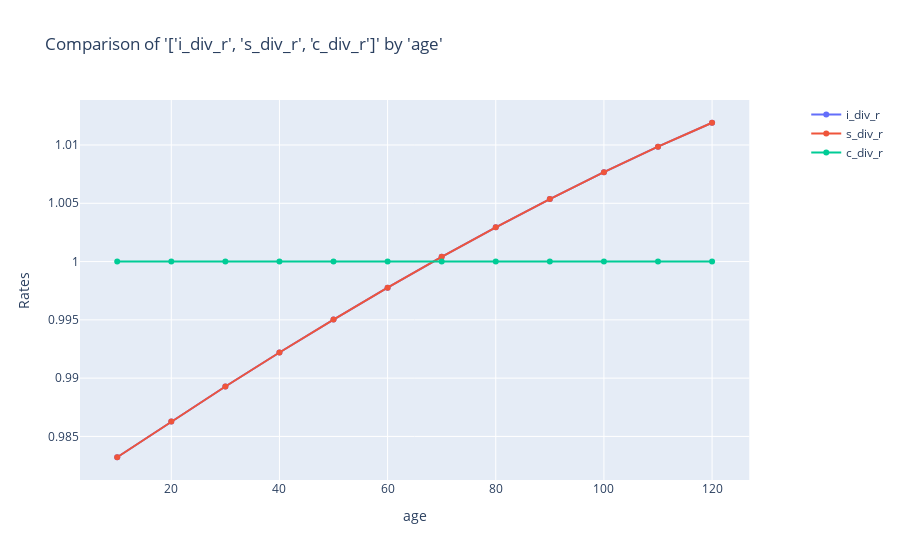

The code cell stored with this chart in its notebook:
### Code cell
charters.compare_rates(
    model_data[(model_data["era"] == "new") & (model_data["uw"] == "ns")],
    x_axis="age",
    rates=["i_div_r", "s_div_r", "c_div_r"],
)

### Figure 1 — Plotly figure (JSON) as saved in the notebook; plotly's stock layout.template omitted (floating-point values rounded to 4 significant figures)
{"data": [{"mode": "lines+markers", "name": "i_div_r", "type": "scatter", "x": [10, 20, 30, 40, 50, 60, 70, 80, 90, 100, 110, 120], "xaxis": "x", "y": [0.9832, 0.9863, 0.9893, 0.9922, 0.995, 0.9978, 1.0, 1.003, 1.005, 1.008, 1.01, 1.012], "yaxis": "y"}, {"mode": "lines+markers", "name": "s_div_r", "type": "scatter", "x": [10, 20, 30, 40, 50, 60, 70, 80, 90, 100, 110, 120], "xaxis": "x", "y": [0.9832, 0.9863, 0.9893, 0.9922, 0.995, 0.9978, 1.0, 1.003, 1.005, 1.008, 1.01, 1.012], "yaxis": "y"}, {"mode": "lines+markers", "name": "c_div_r", "type": "scatter", "x": [10, 20, 30, 40, 50, 60, 70, 80, 90, 100, 110, 120], "xaxis": "x", "y": [1.0, 1.0, 1.0, 1.0, 1.0, 1.0, 1.0, 1.0, 1.0, 1.0, 1.0, 1.0], "yaxis": "y"}], "layout": {"autosize": true, "title": {"text": "Comparison of '['i_div_r', 's_div_r', 'c_div_r']' by 'age'"}, "xaxis": {"anchor": "y", "autorange": true, "domain": [0, 0.94], "range": [3.273, 126.7], "title": {"text": "age"}, "type": "linear"}, "yaxis": {"anchor": "x", "autorange": true, "domain": [0, 1], "range": [0.9808, 1.014], "title": {"text": "Rates"}, "type": "linear"}, "yaxis2": {"anchor": "x", "overlaying": "y", "side": "right"}}}
